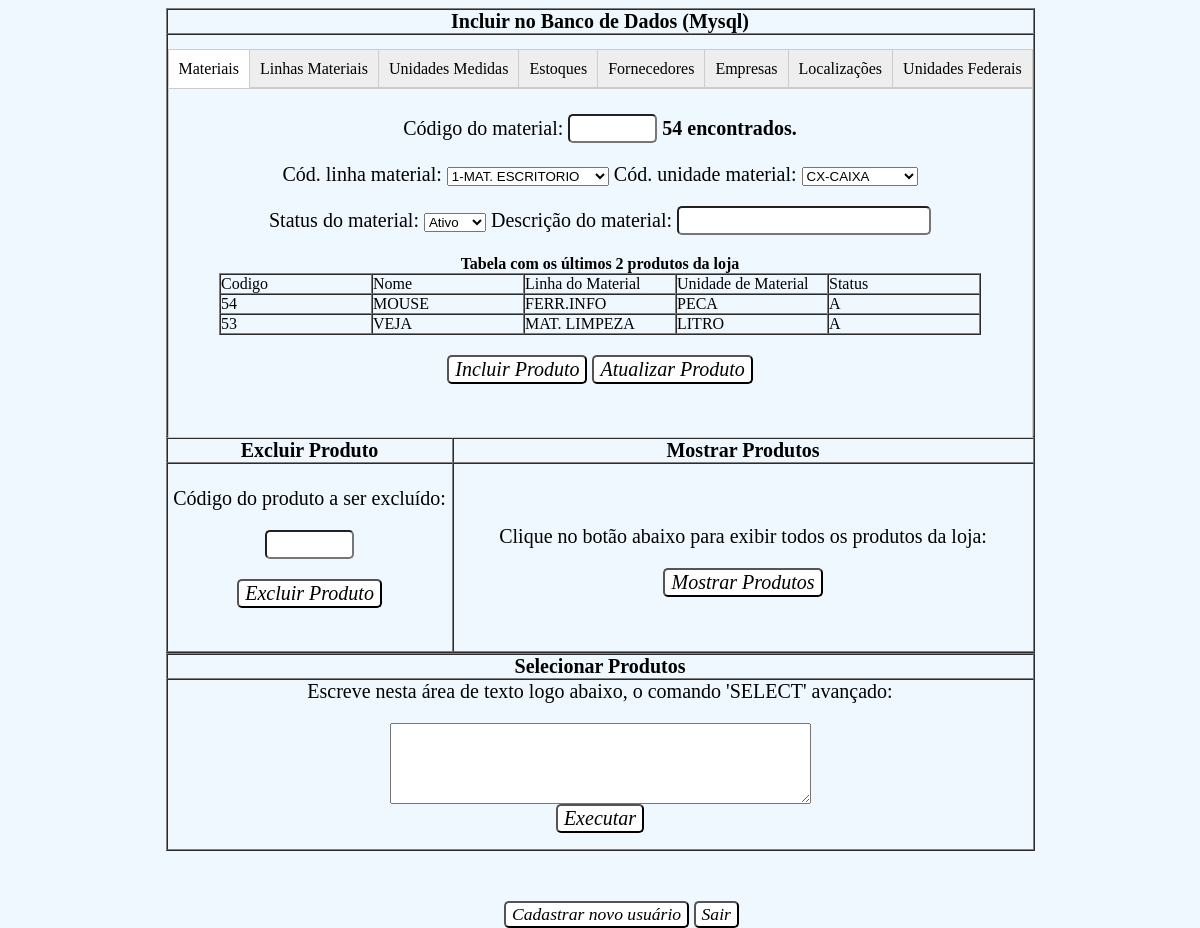
Page /administra.php (signed in) on the committed database.
### tables this page shows
CREATE TABLE `materiais` (
  `COD_MATERIAL` smallint(5) NOT NULL,
  `DSC_MATERIAL` varchar(40) NOT NULL,
  `COD_LINHA_MATERIAL` smallint(3) NOT NULL,
  `COD_UNIDADE_MEDIDA` varchar(2) NOT NULL,
  `STA_MATERIAL` char(1) NOT NULL
);

CREATE TABLE `linhas_materiais` (
  `COD_LINHA_MATERIAL` smallint(3) NOT NULL,
  `DSC_LINHA_MATERIAL` varchar(30) NOT NULL
);

CREATE TABLE `unidades_medidas` (
  `COD_UNIDADE_MEDIDA` varchar(2) NOT NULL,
  `DSC_UNIDADE_MEDIDA` varchar(30) NOT NULL
);

### administra.php (the view, shortened to what the rows shown need)
<html>
  <head>
    <link rel="stylesheet" type="text/css" href="css/administra.css"></link>
    <link rel="stylesheet" type="text/css" href="css/tabs.css"></link>
  </head>
<body>
<center>
<table border="1" width="869px" cellspacing="0" cellpadding="0">
    <tr>
        <td>
					<div class="tabs">
					   <div class="tab">
					       <div class="content">
					        	<form method="post" action="include_materiais.php">
					        	 <center>
					        	 		<?php
					        			 $resultado = mysql_query("SELECT cod_material
					        			 						   from materiais
					        			 						   order by cod_material desc limit 1");
					        			 $reg = mysql_fetch_row($resultado);
					        			?>
					        			<p>
					        			Código do material:
					        				<input type="text" name="codigo" size="5"/>
					        				<?php echo "<b>$reg[0] encontrados.</b>";?>
										</p>
										<?php
										$resultado = mysql_query("SELECT m.cod_material ,
																		m.dsc_material,
																		l.dsc_linha_material,
																		u.dsc_unidade_medida,
																		m.sta_material
																FROM 	materiais m,
																		linhas_materiais l,
																		unidades_medidas u
																WHERE 	m.cod_linha_material = l.cod_linha_material
																AND 	m.cod_unidade_medida = u.cod_unidade_medida
															  order by m.cod_material desc limit 2");
										$linhas = mysql_num_rows ($resultado);
										if($linhas == 0){
											echo "Nenhum resgistro encontrado!";
										}
										else{
										$tab="<table border='1' cellspacing='0' cellpadding='0'>";
										$tab.="<tr>";
											$tab.= "<td>Codigo</td>";
											$tab.= "<td>Nome</td>";
											$tab.= "<td>Linha do Material</td>";
											$tab.= "<td>Unidade de Material</td>";
											$tab.= "<td>Status</td>";
										$tab.= "</tr>";
											for ($i=0 ; $i<$linhas ; $i++)
											{
												$reg = mysql_fetch_row($resultado);
												$tab.=	"<tr>";
												$tab.=		"<td width='150px'> $reg[0]</td>";
												$tab.=		"<td width='150px'> $reg[1]</td>";
											    $tab.=		"<td width='150px'> $reg[2]</td>";
									            $tab.=		"<td width='150px'> $reg[3]</td>";
									            $tab.=		"<td width='150px'> $reg[4]</td>";
												$tab.=	"</tr>" ;
											}
										}
										$tab.="</table>";
										echo $tab;
									   ?>
									</center>
								 </form>
					       </div>
					   </div>
					</div>
        </td>
    </tr>
    </table>
 </center>
</body>
</html>

### rows in the picture
materiais: COD_MATERIAL "54", DSC_MATERIAL "MOUSE", COD_LINHA_MATERIAL.DSC_LINHA_MATERIAL "FERR.INFO", COD_UNIDADE_MEDIDA.DSC_UNIDADE_MEDIDA "PECA", STA_MATERIAL "A"
materiais: COD_MATERIAL "53", DSC_MATERIAL "VEJA", COD_LINHA_MATERIAL.DSC_LINHA_MATERIAL "MAT. LIMPEZA", COD_UNIDADE_MEDIDA.DSC_UNIDADE_MEDIDA "LITRO", STA_MATERIAL "A"

### other values in the picture
form field linha "1-MAT. ESCRITORIO"
form field unidade "CX-CAIXA"
